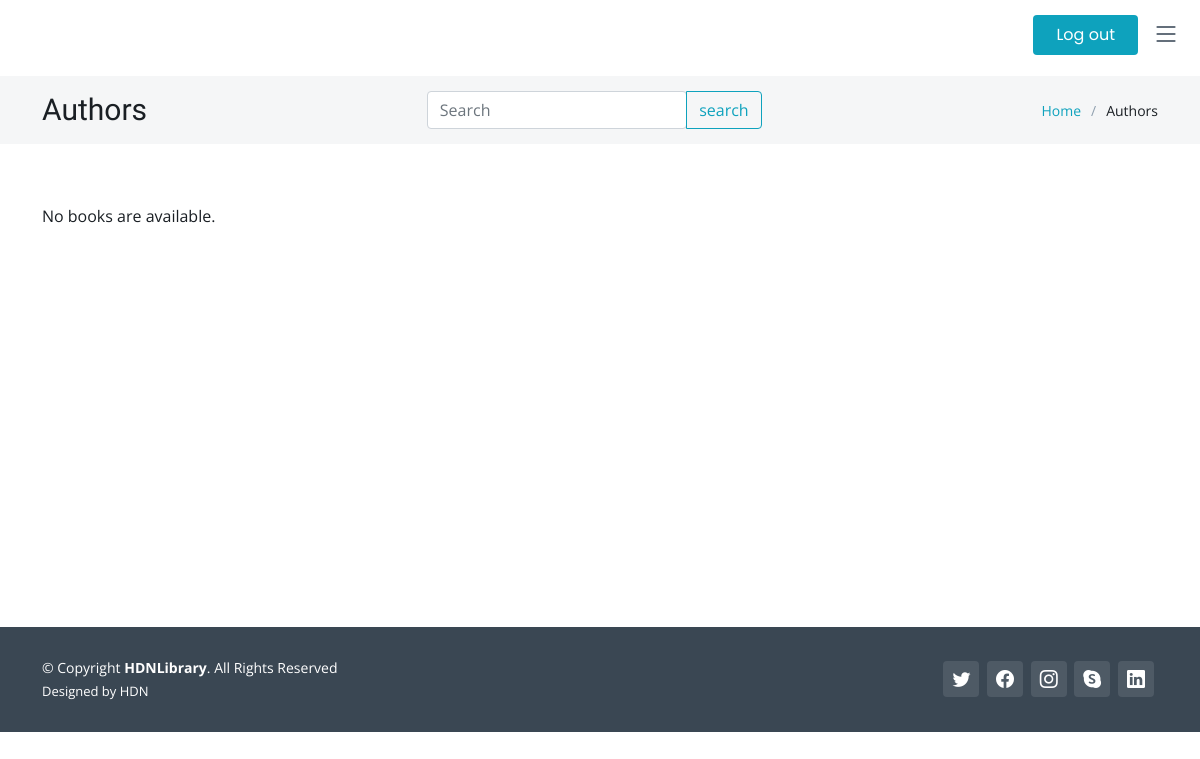
/author/, run on an earlier commit of the app's database.
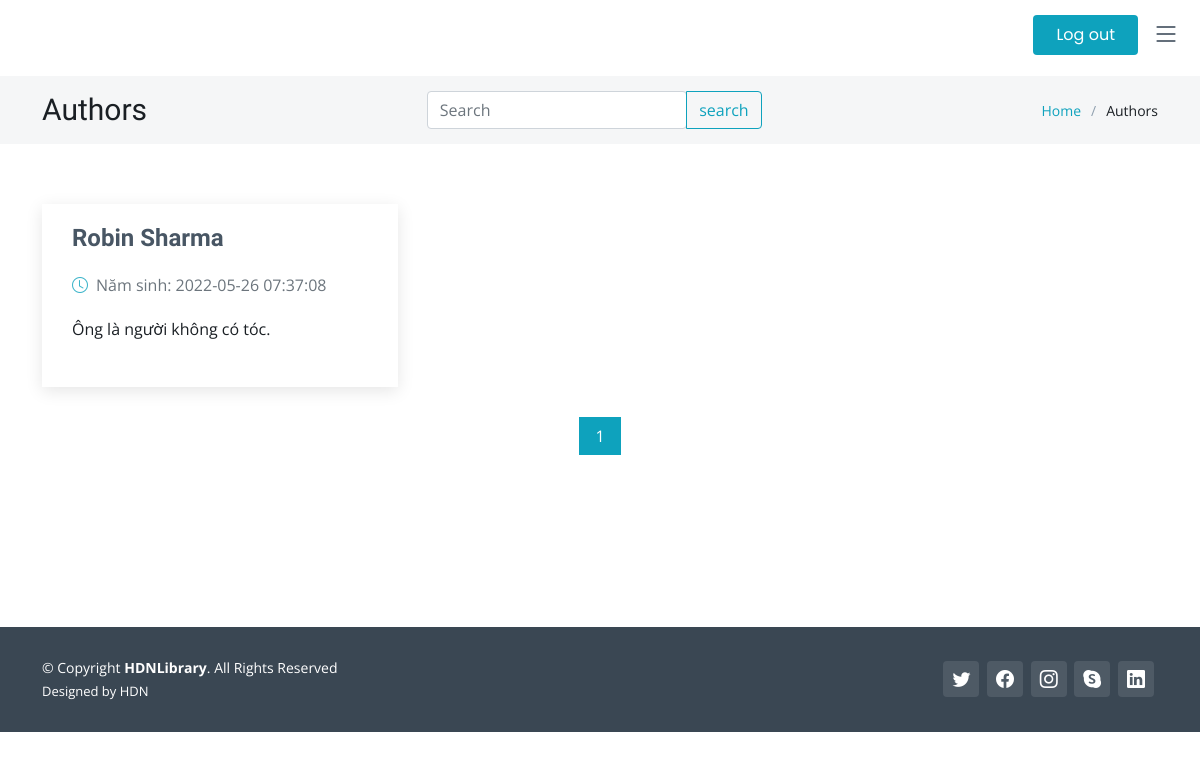
And on a later commit of the database.
### book_user/models.py (models this page shows, shortened)
class Author(models.Model):
    name = models.CharField(max_length=255, default='')
    description = models.TextField(default='')
    year_born = models.IntegerField()
    image = models.ImageField(upload_to = 'book_user/img/authors', default='')

### book_user/views.py (the view)
# urls.py: path('author/', views.AuthorView.as_view(), name='author'),
class AuthorView(View):
    def get(seft, req):
        authorlist = Author.objects.all()
        paginator = Paginator(authorlist, 6)
        pageNumber = req.GET.get('page')
        try:
            author = paginator.page(pageNumber)
        except PageNotAnInteger:
            author = paginator.page(1)
        except EmptyPage:
            author = paginator.page(paginator.num_pages)
        return render(req, 'book_user/author.html', {'authors': author})

### book_user/templates/book_user/author.html (shortened to what this page needs)
{% include 'partial/header.html' %}
{% load static %}
  <main id="main">
    <div class="breadcrumbs">
      <div class="container">
        <div class="d-flex justify-content-between align-items-center">
          <h2>Authors</h2>
          <form action="/authors/search" class="input-group" style="width: 30%;">
            <input required name="a" type="search" class="form-control rounded" placeholder="Search" aria-label="Search" aria-describedby="search-addon" />
            <button type="submit" class="btn btn-outline-primary">search</button>
          </form>
          <ol>
            <li><a href="/home">Home</a></li>
            <li>Authors</li>
          </ol>
        </div>
      </div>
    </div>
    <section id="blog" class="blog" style="min-height: 483px;">
      <div class="container" data-aos="fade-up">
        <div class="row g-5">
          <div class="col-lg-12">
            <div class="row gy-4 posts-list">
              {% if authors %}
              {% for item in authors %}
              <div class="col-lg-4">
                <article class="d-flex flex-column">
                  <h2 class="title">
                    <a href="blog-details.html">{{ item.name }}</a>
                  </h2>
                  <div class="meta-top">
                    <ul>
                      <li class="d-flex align-items-center"><i class="bi bi-clock"></i> <time datetime="2022-01-01">Năm sinh: {{item.year_born}}</time></li>
                    </ul>
                  </div>
                  <div class="content">
                    <p>
                      {{item.description}}
                    </p>
                  </div>
                </article>
              </div>
              {% endfor %}
            </div>
            <div class="blog-pagination">
              <ul class="justify-content-center">
                {% for i in authors.paginator.page_range %}
                {% if i > authors.number|add:"-5" %}
                    {% if i < authors.number|add:"5" %}
                        {% if authors.number == i %}
                        <li class="active" ><a href="?page={{ i }}">{{ i }}</a></li>
                        {% else %}
                        <li><a href="?page={{ i }}">{{ i }}</a></li>
                        {% endif %}
                    {% endif %}
                {% endif %}
                {% endfor %}
              </ul>
            </div>
            {% else %}
            <p>No books are available.</p>
            {% endif %}
          </div>
          </div>
        </div>
      </div>
    </section>
  </main>
  {% include 'partial/footer.html' %}

What changed in the data, as far as the page shows it:
added Author: name "Robin Sharma", year_born "2022-05-26 07:37:08", description "Ông là người không có tóc."
Also different on the page:
new list line: "1"
text no longer shown: "No books are available."
